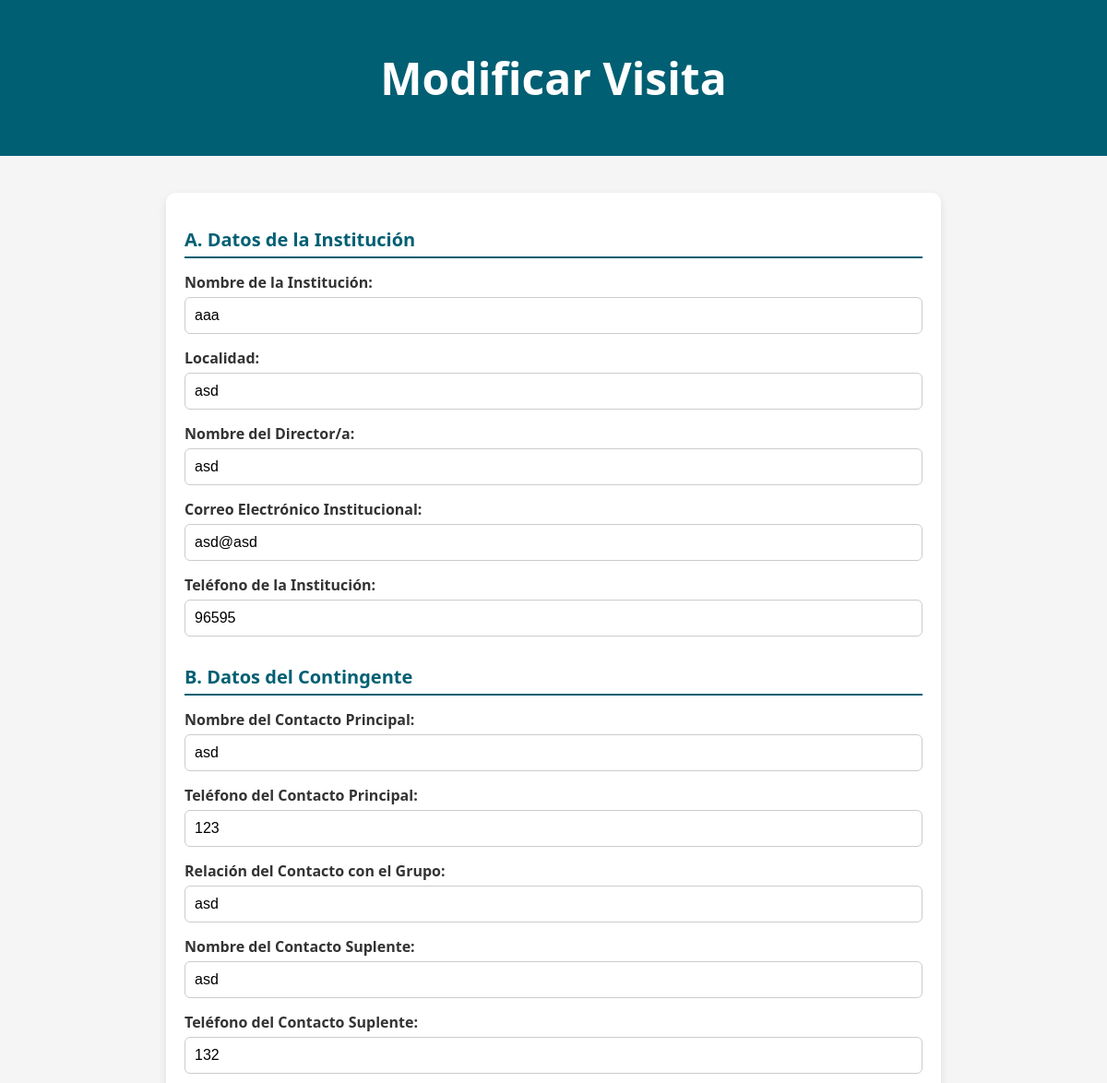
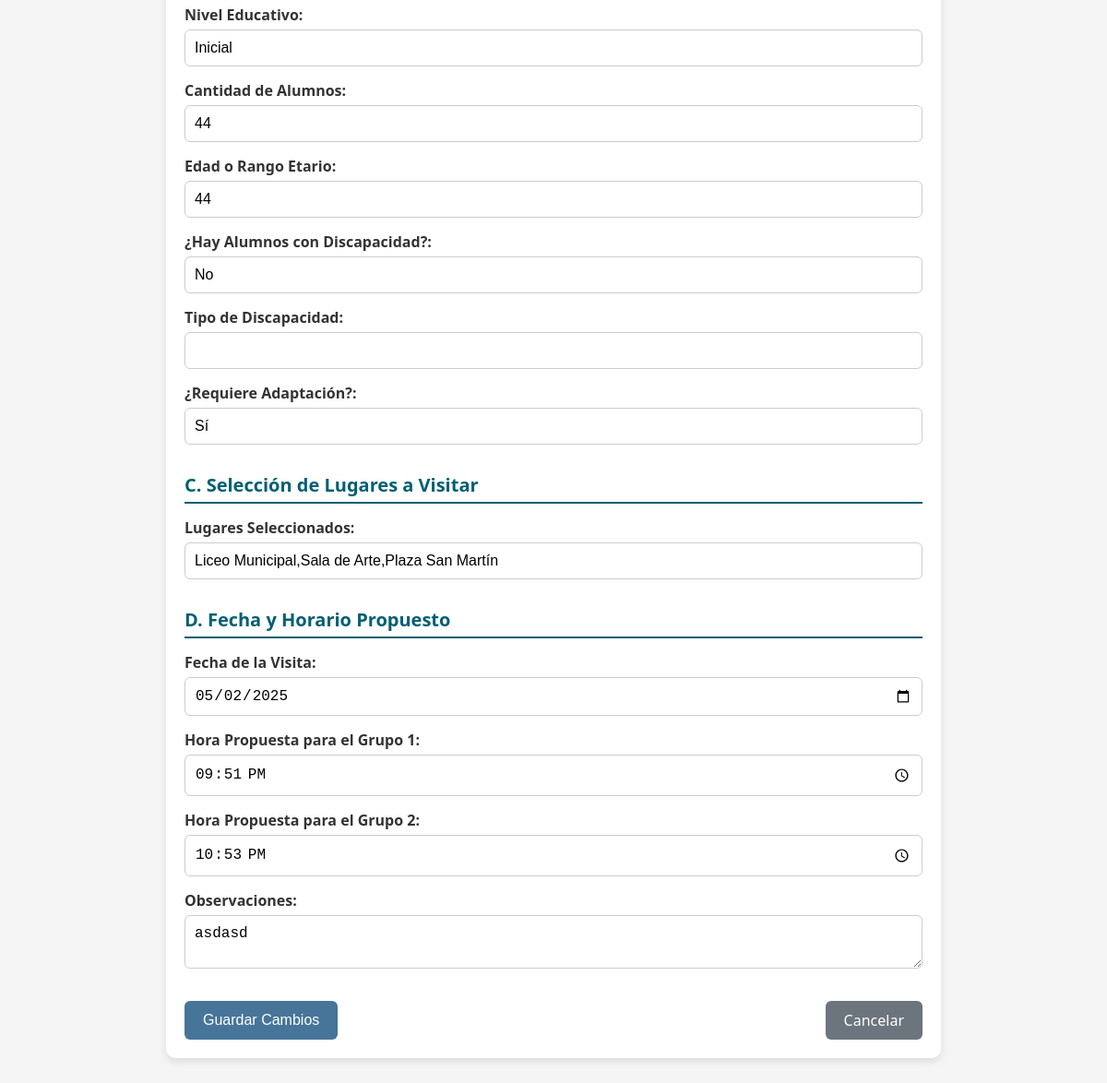
The app's page /modificar_visita/1 with its own data (2 pictures, top to bottom).
### app.py (models this page shows)
class SolicitudVisita(db.Model):
    id = db.Column(db.Integer, primary_key=True)
    nombre_institucion = db.Column(db.String(100), nullable=False)
    localidad = db.Column(db.String(100), nullable=False)
    director = db.Column(db.String(100), nullable=False)
    correo_institucional = db.Column(db.String(100), nullable=False)
    telefono_institucion = db.Column(db.String(20), nullable=False)
    contacto_principal = db.Column(db.String(100), nullable=False)
    telefono_contacto_principal = db.Column(db.String(20), nullable=False)
    relacion_contacto = db.Column(db.String(50), nullable=False)
    contacto_suplente = db.Column(db.String(100), nullable=True)
    telefono_contacto_suplente = db.Column(db.String(20), nullable=True)
    nivel_educativo = db.Column(db.String(50), nullable=False)
    cantidad_alumnos = db.Column(db.Integer, nullable=False)
    edad_alumnos = db.Column(db.String(50), nullable=False)
    discapacidad = db.Column(db.String(10), nullable=False)
    tipo_discapacidad = db.Column(db.String(100), nullable=True)
    adaptacion = db.Column(db.String(10), nullable=True)
    lugares = db.Column(db.Text, nullable=False)
    fecha_visita = db.Column(db.String(10), nullable=False)
    hora_grupo1 = db.Column(db.String(5), nullable=True)
    hora_grupo2 = db.Column(db.String(5), nullable=True)
    observaciones = db.Column(db.Text, nullable=True)
    estado = db.Column(db.String(20), default="Pendiente")  # Estado de la visita

### app.py (the view, shortened to what this page needs)
@app.route('/modificar_visita/<int:id>', methods=['GET', 'POST'])
def modificar_visita(id):
    visita = SolicitudVisita.query.get_or_404(id)  # Buscar la visita por ID
    return render_template('modificar_visita.html', visita=visita)

### Templates/modificar_visita.html (shortened to what this page needs)
<!DOCTYPE html>
<html lang="es">
<head>
    <link rel="stylesheet" href="{{ url_for('static', filename='css/modificar_visita.css') }}">
</head>
<body>
    <div class="header">
        <h1>Modificar Visita</h1>
    </div>
    <div class="container">
        <form action="/modificar_visita/{{ visita.id }}" method="POST" class="form-modificar">
            <div class="section">
                <h2>A. Datos de la Institución</h2>
                <div class="form-group">
                    <label for="nombre_institucion">Nombre de la Institución:</label>
                    <input type="text" id="nombre_institucion" name="nombre_institucion" value="{{ visita.nombre_institucion }}" required>
                </div>
                <div class="form-group">
                    <label for="localidad">Localidad:</label>
                    <input type="text" id="localidad" name="localidad" value="{{ visita.localidad }}" required>
                </div>
                <div class="form-group">
                    <label for="director">Nombre del Director/a:</label>
                    <input type="text" id="director" name="director" value="{{ visita.director }}" required>
                </div>
                <div class="form-group">
                    <label for="correo_institucional">Correo Electrónico Institucional:</label>
                    <input type="email" id="correo_institucional" name="correo_institucional" value="{{ visita.correo_institucional }}" required>
                </div>
                <div class="form-group">
                    <label for="telefono_institucion">Teléfono de la Institución:</label>
                    <input type="tel" id="telefono_institucion" name="telefono_institucion" value="{{ visita.telefono_institucion }}" required>
                </div>
            </div>
            <div class="section">
                <h2>B. Datos del Contingente</h2>
                <div class="form-group">
                    <label for="contacto_principal">Nombre del Contacto Principal:</label>
                    <input type="text" id="contacto_principal" name="contacto_principal" value="{{ visita.contacto_principal }}" required>
                </div>
                <div class="form-group">
                    <label for="telefono_contacto_principal">Teléfono del Contacto Principal:</label>
                    <input type="tel" id="telefono_contacto_principal" name="telefono_contacto_principal" value="{{ visita.telefono_contacto_principal }}" required>
                </div>
                <div class="form-group">
                    <label for="relacion_contacto">Relación del Contacto con el Grupo:</label>
                    <input type="text" id="relacion_contacto" name="relacion_contacto" value="{{ visita.relacion_contacto }}" required>
                </div>
                <div class="form-group">
                    <label for="contacto_suplente">Nombre del Contacto Suplente:</label>
                    <input type="text" id="contacto_suplente" name="contacto_suplente" value="{{ visita.contacto_suplente }}">
                </div>
                <div class="form-group">
                    <label for="telefono_contacto_suplente">Teléfono del Contacto Suplente:</label>
                    <input type="tel" id="telefono_contacto_suplente" name="telefono_contacto_suplente" value="{{ visita.telefono_contacto_suplente }}">
                </div>
                <div class="form-group">
                    <label for="nivel_educativo">Nivel Educativo:</label>
                    <input type="text" id="nivel_educativo" name="nivel_educativo" value="{{ visita.nivel_educativo }}" required>
                </div>
                <div class="form-group">
                    <label for="cantidad_alumnos">Cantidad de Alumnos:</label>
                    <input type="number" id="cantidad_alumnos" name="cantidad_alumnos" value="{{ visita.cantidad_alumnos }}" required>
                </div>
                <div class="form-group">
                    <label for="edad_alumnos">Edad o Rango Etario:</label>
                    <input type="text" id="edad_alumnos" name="edad_alumnos" value="{{ visita.edad_alumnos }}" required>
                </div>
                <div class="form-group">
                    <label for="discapacidad">¿Hay Alumnos con Discapacidad?:</label>
                    <input type="text" id="discapacidad" name="discapacidad" value="{{ visita.discapacidad }}" required>
                </div>
                <div class="form-group">
                    <label for="tipo_discapacidad">Tipo de Discapacidad:</label>
                    <input type="text" id="tipo_discapacidad" name="tipo_discapacidad" value="{{ visita.tipo_discapacidad }}">
                </div>
                <div class="form-group">
                    <label for="adaptacion">¿Requiere Adaptación?:</label>
                    <input type="text" id="adaptacion" name="adaptacion" value="{{ visita.adaptacion }}">
                </div>
            </div>
            <div class="section">
                <h2>C. Selección de Lugares a Visitar</h2>
                <div class="form-group">
                    <label for="lugares">Lugares Seleccionados:</label>
                    <input type="text" id="lugares" name="lugares[]" value="{{ visita.lugares }}">
                </div>
            </div>
            <div class="section">
                <h2>D. Fecha y Horario Propuesto</h2>
                <div class="form-group">
                    <label for="fecha_visita">Fecha de la Visita:</label>
                    <input type="date" id="fecha_visita" name="fecha_visita" value="{{ visita.fecha_visita }}" required>
                </div>
                <div class="form-group">
                    <label for="hora_grupo1">Hora Propuesta para el Grupo 1:</label>
                    <input type="time" id="hora_grupo1" name="hora_grupo1" value="{{ visita.hora_grupo1 }}">
                </div>
                <div class="form-group">
                    <label for="hora_grupo2">Hora Propuesta para el Grupo 2:</label>
                    <input type="time" id="hora_grupo2" name="hora_grupo2" value="{{ visita.hora_grupo2 }}">
                </div>
                <div class="form-group">
                    <label for="observaciones">Observaciones:</label>
                    <textarea id="observaciones" name="observaciones">{{ visita.observaciones }}</textarea>
                </div>
            </div>
            <div class="botones">
                <button type="submit" class="boton-guardar">Guardar Cambios</button>
                <a href="{{ url_for('consultar_visitas') }}" class="boton-cancelar">Cancelar</a>
            </div>
        </form>
    </div>
</body>
</html>

### static/css/modificar_visita.css (style rules this page uses)
body { font-family: 'Segoe UI', Tahoma, Geneva, Verdana, sans-serif; background-color: #f5f5f5; margin: 0; padding: 0; color: #333; }
.header { background-color: #005f73; color: white; text-align: center; padding: 20px; font-size: 24px; font-weight: bold; }
.container { max-width: 800px; margin: 40px auto; padding: 20px; background-color: #ffffff; border-radius: 10px; box-shadow: 0 4px 10px rgba(0, 0, 0, 0.1); }
.section { margin-bottom: 30px; }
.section h2 { font-size: 20px; color: #005f73; margin-bottom: 15px; border-bottom: 2px solid #005f73; padding-bottom: 5px; }
.form-group { margin-bottom: 15px; }
.form-group label { font-weight: bold; margin-bottom: 5px; display: block; }
.form-group input, .form-group select, .form-group textarea { width: 100%; padding: 10px; border: 1px solid #ccc; border-radius: 6px; font-size: 16px; box-sizing: border-box; }
.form-group textarea { resize: vertical; }
.botones { display: flex; justify-content: space-between; margin-top: 20px; }
.boton-guardar { background-color: #467599; color: white; padding: 10px 20px; border: none; border-radius: 6px; font-size: 16px; cursor: pointer; transition: background-color 0.3s ease; }
.boton-cancelar { text-decoration: none; background-color: #6c757d; color: white; padding: 10px 20px; border-radius: 6px; font-size: 16px; transition: background-color 0.3s ease; }

### records on screen
SolicitudVisita: nombre_institucion "aaa", localidad "asd", director "asd", correo_institucional "asd@asd", telefono_institucion "96595", contacto_principal "asd", telefono_contacto_principal "123", relacion_contacto "asd", contacto_suplente "asd", telefono_contacto_suplente "132", nivel_educativo "Inicial", cantidad_alumnos "44", edad_alumnos "44", discapacidad "No", adaptacion "Sí", lugares "Liceo Municipal,Sala de Arte,Plaza San Martín", fecha_visita "05/02/2025", hora_grupo1 "21:51", hora_grupo2 "22:53", observaciones "asdasd"
